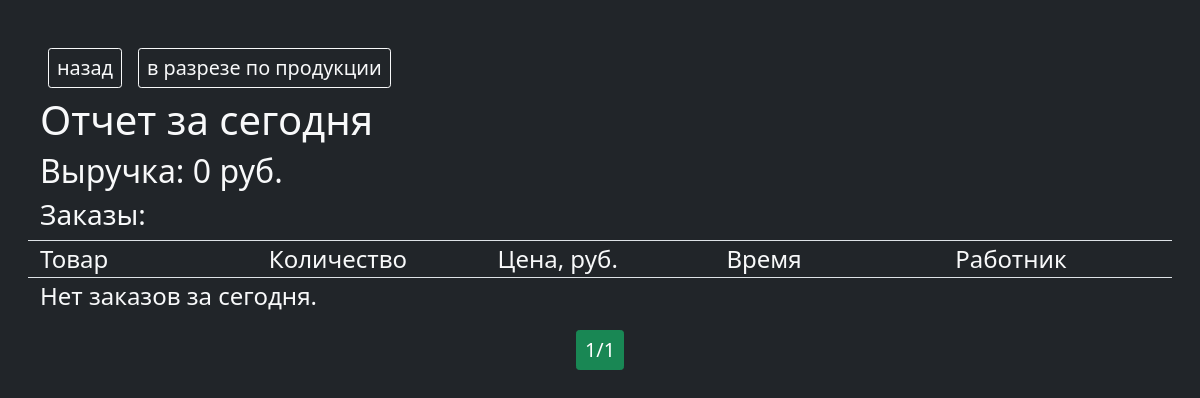
The app's page /report/, older data.
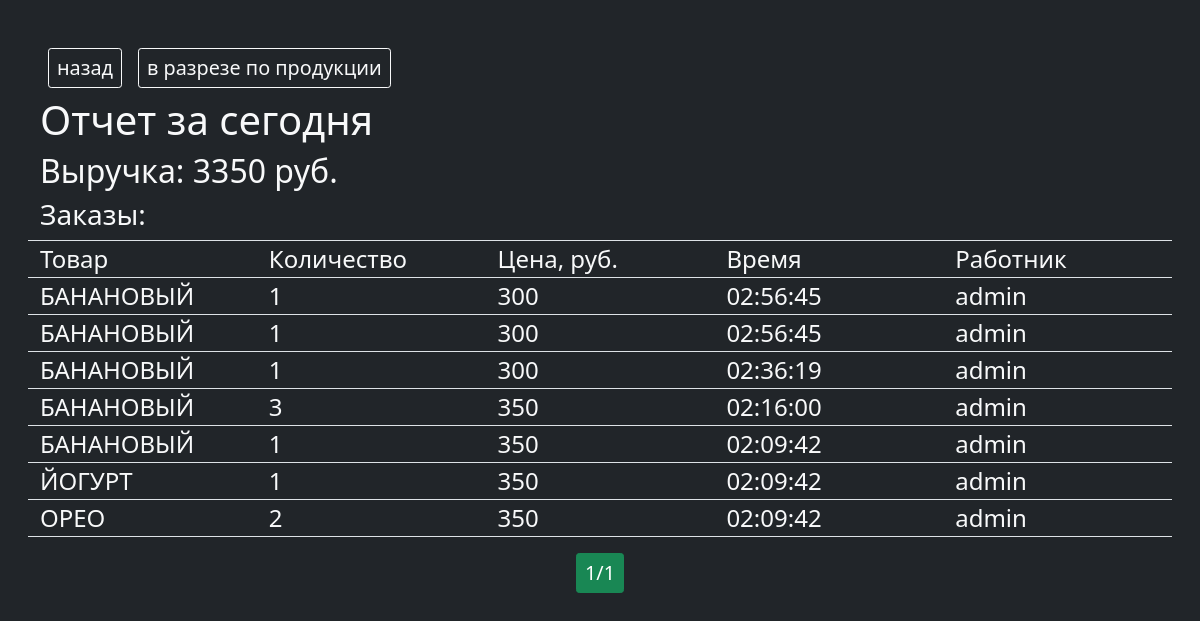
The same page, newer data.
### main/models.py (models this page shows, shortened)
class Order(models.Model):
    product = models.ForeignKey(Product, verbose_name='товар', on_delete=models.DO_NOTHING)
    quantity = models.IntegerField('кол-во',default=1)
    created_at = models.DateTimeField('время заказа',auto_now=True)
    user = models.ForeignKey(User, verbose_name='пользователь',on_delete=models.DO_NOTHING)
    class Meta:
        verbose_name = 'заказ'
        verbose_name_plural = 'заказы'
        ordering = ['-created_at']

class Product(models.Model):
    group = models.ForeignKey(CupGroup, verbose_name='группа', on_delete=models.CASCADE, related_name='group_products')
    size = models.ForeignKey(CupSize, verbose_name='размер', on_delete=models.CASCADE, related_name='size_products', blank=True, null=True)
    name = models.CharField('название', max_length=50)
    description = models.TextField('описание')
    price = models.PositiveIntegerField(verbose_name='цена за ед', default=300)
    order_p = models.PositiveSmallIntegerField('порядок', default=0)
    class Meta:
        verbose_name = 'товар'
        verbose_name_plural = 'товары'
        ordering = ['group','order_p']

### main/views.py (the view)
# urls.py: path('report/', report, name='report'),
def report(request):
    today = timezone.localtime(timezone.now()).date()
    orders = Order.objects.filter(created_at__date=today)
    product_quantities = (
                            orders.values('product__name','product__size__name')  # Группируем по полю 'product'
                            .annotate(
                                total_quantity=Sum('quantity'),
                                total_revenue=Sum(F('quantity') * F('product__price'))
                                )  # Суммируем количество
                            .order_by('-total_quantity')
                        )
    paginator = Paginator(orders, 10)
    page_number = request.GET.get("page")
    page_obj = paginator.get_page(page_number)
    total_revenue = orders.aggregate(total=Sum(F('quantity') * F('product__price')))['total'] or 0
    context = {
        'title':'отчет',
        'page_obj':page_obj,
        'total_revenue':total_revenue,
        'product_quantities':product_quantities,
     }
    return render(request,'report.html', context)

### templates/report.html (shortened to what this page needs)
{% extends 'base.html' %}
{% load tz %}
{% block main %}
<div class="d-flex">
  <a href="{% url 'main' %}" class="m-2 btn btn-sm btn-outline-light">назад</a>
  <button class="m-2 btn btn-sm btn-outline-light" id="cut">в разрезе по продукции</button>
</div>
<h1>Отчет за сегодня</h1>
    <h2>Выручка: {{ total_revenue }} руб.</h2>
    <h3>Заказы:</h3>
    <div class="row border-top border-bottom">
      <div class="col">Товар</div>
      <div class="col">Количество</div>
      <div class="col">Цена, руб.</div>
      <div class="col">Время</div>
      <div class="col">Работник</div>
    </div>
    {% for order in page_obj %}
      <div class="row border-bottom">
        <div class="col">{{ order.product.name }}</div>
        <div class="col">{{ order.quantity }}</div>
        <div class="col">{{ order.product.price }}</div>
        <div class="col">{{ order.created_at|date:"H:i:s" }}</div>
        <div class="col" title="{{order.user.get_full_name}}">{{ order.user }}</div>
      </div>
    {% empty %}
      <p>Нет заказов за сегодня.</p>
    {% endfor %}
    <div class="pagination justify-content-center mt-3 mb-3">
          <span class="step-links">
              <span class="current btn btn-sm btn-success">
                  {{ page_obj.number }}/{{ page_obj.paginator.num_pages }}
              </span>
          </span>
        </div>
{% endblock %}

Row changes from the older to the newer data that the page shows:
added Order: product.name "БАНАНОВЫЙ", quantity "1", product.price "300", created_at "02:56:45", user "admin"
added Order: product.name "БАНАНОВЫЙ", quantity "1", product.price "300", created_at "02:56:45", user "admin"
added Order: product.name "БАНАНОВЫЙ", quantity "1", product.price "300", created_at "02:36:19", user "admin"
added Order: product.name "БАНАНОВЫЙ", quantity "3", product.price "350", created_at "02:16:00", user "admin"
added Order: product.name "БАНАНОВЫЙ", quantity "1", product.price "350", created_at "02:09:42", user "admin"
added Order: product.name "ЙОГУРТ", quantity "1", product.price "350", created_at "02:09:42", user "admin"
added Order: product.name "ОРЕО", quantity "2", product.price "350", created_at "02:09:42", user "admin"
Text that changed along with them:
{{ total_revenue }}: "0" → "3350"
text no longer shown: "Нет заказов за сегодня."
